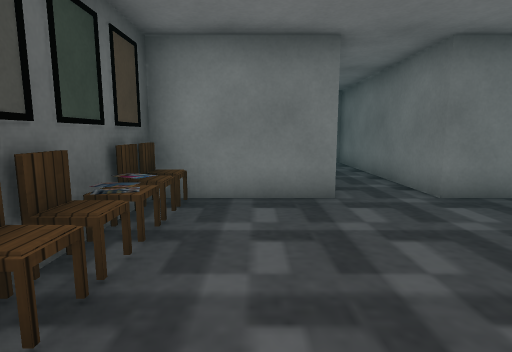
view 1 (above)

14 first-person views from a walk through a 3-D level made in the Unity game engine. The camera is 1.2 m above the floor, tilts 8° down and sees 80° across. The floor is counted in squares, 1 m on a side. Each view is taken from the middle of a square. On the plan, view 1 faces up. The plan holds only what a view shows up to about 13 squares ahead; the rest is blank. The player is left out. Some animated figures are not drawn. Some surface patterns are stand-ins.

view 2
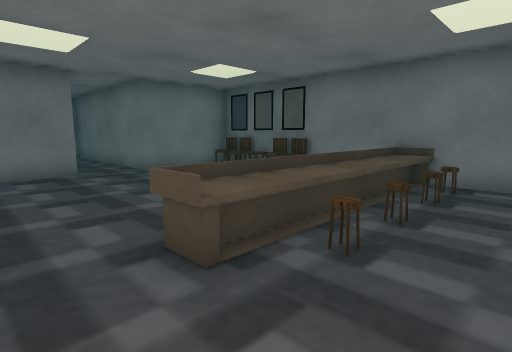

view 3
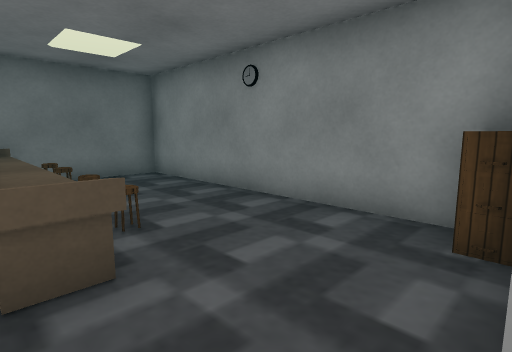

view 4
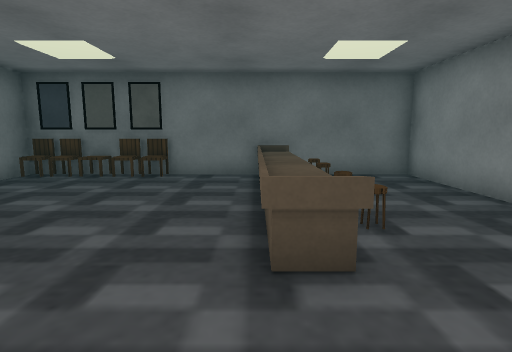

view 5
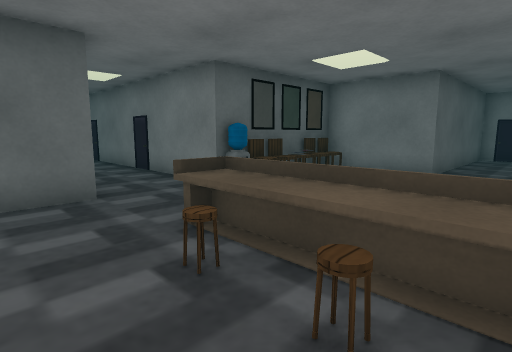

view 6
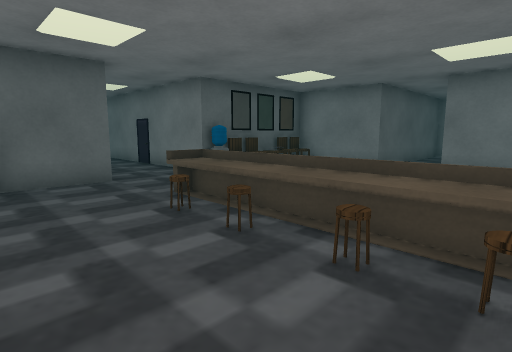

view 7
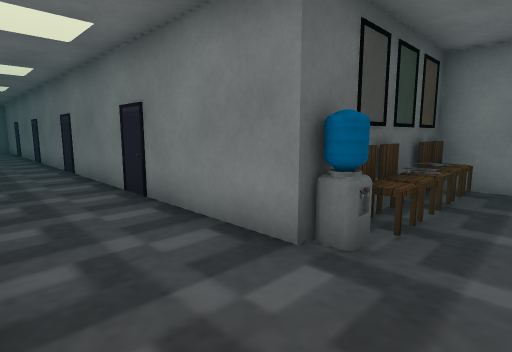

view 8
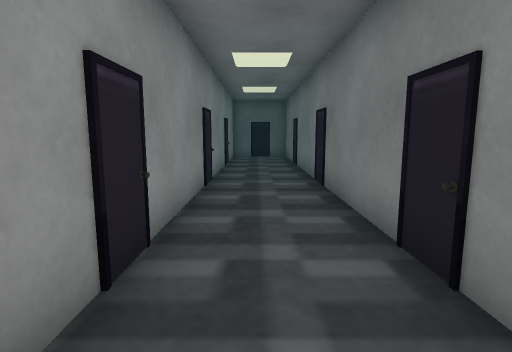

view 9
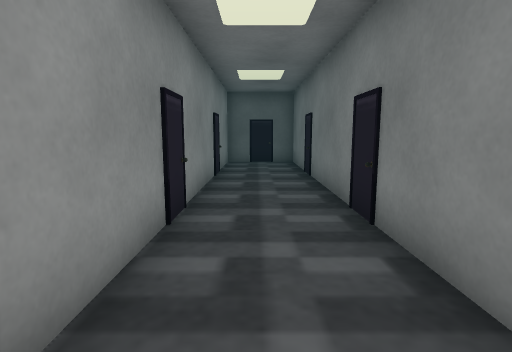

view 10
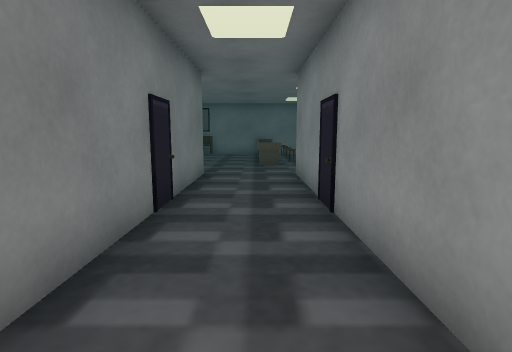

view 11
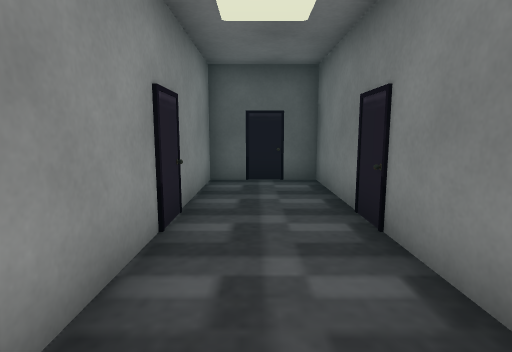

view 12
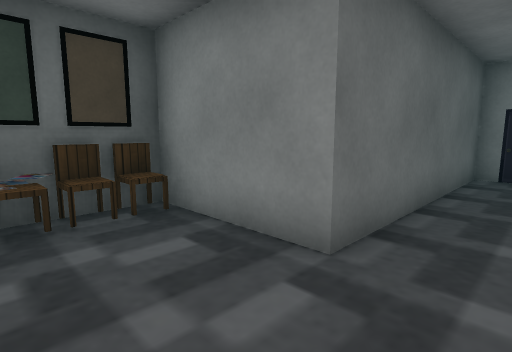

view 13
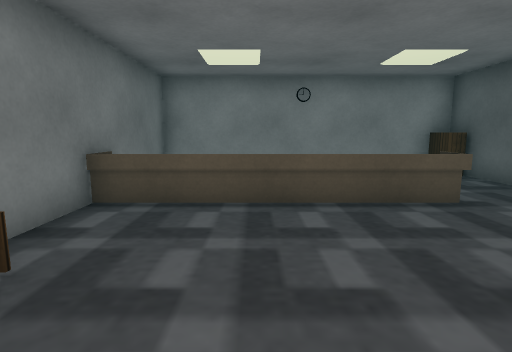

view 14
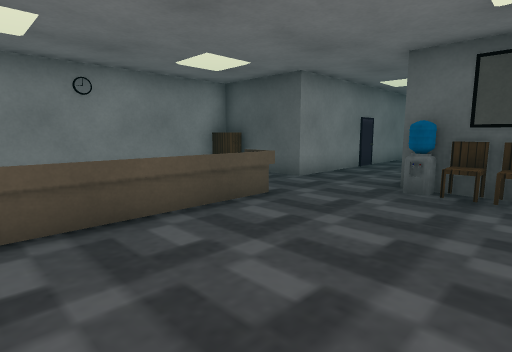

### Floor plan
Points are (right, up) in squares from view 1. A wall is a line through its corners. A room is listed if a view was taken in it or the views show most of it. See-through windows are left out.
Room 1 (views 1, 2, 3, 4, 5, 6, 7, 12, 13, 14)
walls: (-1.9, -2.2) (-1.9, -5.4) (6.8, -5.4) (6.8, 1.5); (6.8, 3.4) (6.8, 5.6) (3.4, 5.6) (3.4, 12.5) (1.5, 12.5) (1.5, 5.6) (-2, 5.6)
ways out: opening at (-3, -0.5) to room 2
objects: other object (-2, -5) to (-1, -5); other object (-2, 1); other object (-2, 2); other object (-2, 3); other object (-2, 4) to (-1, 4); other object (-2, 5); other object (-1, 1); other object (-1, 2); other object (-1, 3); other object (-1, 5); other object (1, -2) to (6, -1); other object (6, 2); other object (6, 3); other object (6, 4); other object (6, 5); other object (7, 2); other object (7, 3)
Room 2 (views 8, 9, 10, 11)
walls: (-9.4, 0.6) (-23.8, 0.6) (-23.8, -2.2) (-1.9, -2.2); (-2.4, 0.6) (-7.6, 0.6)
ways out: opening at (-3, -0.5) to room 1

Where each view was taken, in squares from view 1:
view 1: 0 up, 0 right, facing up
view 2: 4 down, 1 left, facing up-right
view 3: 1 down, 2 left, facing down-right
view 4: 1 down, 2 left, facing right
view 5: 4 down, 4 right, facing up-left
view 6: 5 down, 6 right, facing up-left
view 7: 2 down, 0 right, facing up-left
view 8: 1 down, 8 left, facing left
view 9: 1 down, 11 left, facing left
view 10: 1 down, 11 left, facing right
view 11: 1 down, 16 left, facing left
view 12: 3 up, 3 right, facing up-left
view 13: 4 up, 4 right, facing down
view 14: 3 up, 5 right, facing down-left
